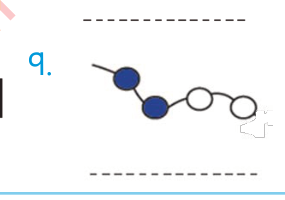
#> input picture .audit/source-image-backups/pg107_im010_seg009_v1.png, 285 x 200 px
$ python clean_pg107_item9_image.py
#> lines starting #> are read from the running program, lines starting #| are printed output that depends on the picture
#!/usr/bin/env python3
"""Remove neighbouring PDF text/rules from the extracted item-9 figure."""

import shutil
from pathlib import Path

from PIL import Image


ROOT = Path(__file__).resolve().parents[1]
SOURCE = ROOT / "images" / "pg107_im010_seg009_v1.png"
BACKUP = ROOT / ".audit" / "source-image-backups" / SOURCE.name

BACKUP.parent.mkdir(parents=True, exist_ok=True)
if not BACKUP.exists():
    shutil.copyfile(SOURCE, BACKUP)

# The actual linked-circle figure occupies this box. Everything outside it is
# an adjacent question number, answer rules, page-frame line or crop artefact.
original = Image.open(BACKUP)
#> original is the input picture: PIL image 285x200 RGBA; mean R, G, B, A 245.3, 246.7, 248.2, 255
original.crop((82, 55, 260, 124)).save(SOURCE, optimize=True)
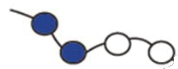
#> saved as pg107_im010_seg009_v1.png: PIL image 178x69 RGBA; mean R, G, B, A 228.3, 229.4, 233.6, 255
print({"source": original.size, "cleaned": Image.open(SOURCE).size})
#| {'source': (285, 200), 'cleaned': (178, 69)}
